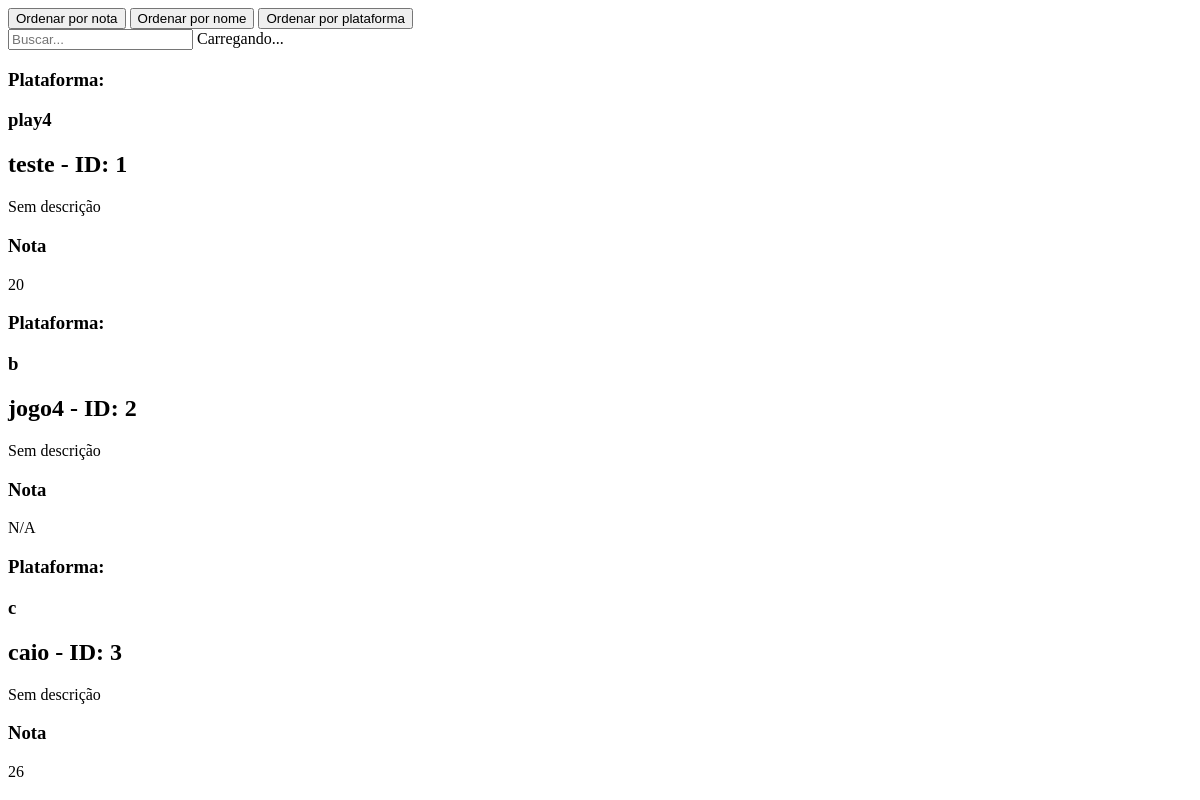
The app's page /lista, older data.
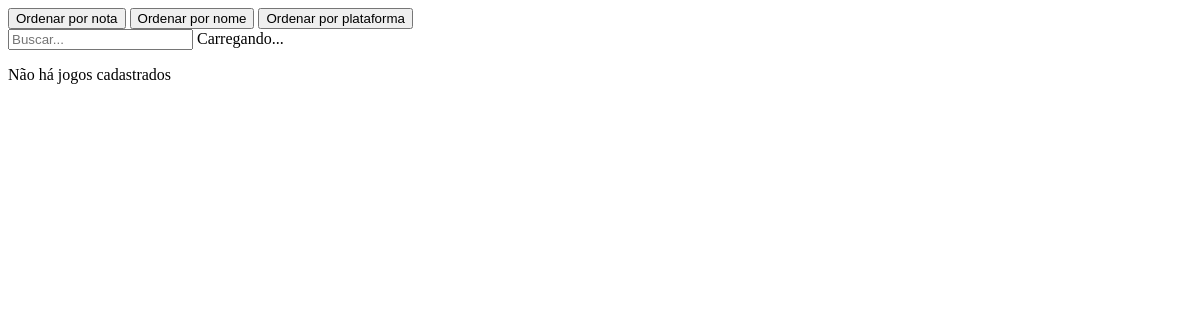
The same page, newer data.
### main.py (models this page shows)
class Jogo(SQLModel, table=True):
    id: Optional[int] = Field(default=None, primary_key=True)
    nome: str
    descricao: Optional[str] = None
    nota: Optional[int] = None
    plataforma: List["Plataforma"] = Relationship(
        back_populates="jogos",
        link_model=Disponibilidade,
    )

class Plataforma(SQLModel, table=True):
    id: Optional[int] = Field(default=None, primary_key=True)
    nome: str
    jogos: List["Jogo"] = Relationship(
        back_populates="plataforma",
        link_model=Disponibilidade,
    )

### main.py (the view)
@app.get("/lista", response_class=HTMLResponse)
def lista(request: Request, busca: str | None='', filtro: str | None=''):
    jogos = buscar_jogos(busca, filtro)
    return templates.TemplateResponse(request, "lista.html", {"jogos": jogos})

### templates/lista.html (shortened to what this page needs)
<div id="main">
  <section id="filtros" class="flex-h mt-lg">
    <button
      hx-get="/lista?filtro=nota"
      hx-target="#main"
      id="nota"
      onclick="activeFilterButton('nota')"
    >
      Ordenar por nota
    </button>
    <button
      hx-get="/lista?filtro=nome"
      hx-target="#main"
      id="nome"
      onclick="activeFilterButton('nome')"
    >
      Ordenar por nome
    </button>
    <button
      hx-get="/lista?filtro=plataforma"
      hx-target="#main"
      id="plataforma"
      onclick="activeFilterButton('plataforma')"
    >
      Ordenar por plataforma
    </button>
  </section>
  <search-box>
    <input
      type="text"
      name="busca"
      placeholder="Buscar..."
      hx-get="/lista"
      hx-trigger="input changed delay:500ms"
      hx-select="#lista"
      hx-target="#lista"
      hx-indicator="#indicator"
    />
    <span id="indicator" class="htmx-indicator">Carregando...</span>
  </search-box>
  <div id="lista">
    {% for jogo in jogos %}
    <div id="jogo-list">
      <div id="jogo-card-container" class="flex-h">
        <div id="plataforma-card-{{ jogo.plataforma.id }}" class="flex-1">
          <h3>Plataforma:</h3>
          {% for plataforma in jogo.plataforma %}
          <h3>{{ plataforma.nome }}</h3>
          {% else %}
          <p>Sem plataforma associada</p>
          {% endfor %}
        </div>
        <div id="jogo-card-{{ jogo.id }}" class="flex-3 ml-lg">
          <h2>{{ jogo.nome }} - ID: {{jogo.id}}</h2>
          <p>{{ jogo.descricao or 'Sem descrição' }}</p>
        </div>
        <div id="avg-score-{{ jogo.id }}" class="flex-1 ml-lg">
          <h3>Nota</h3>
          <p>{{ jogo.nota or 'N/A' }}</p>
        </div>
      </div>
    </div>
    {% else %}
    <p>Não há jogos cadastrados</p>
    {% endfor %}
  </div>
</div>

Row changes from the older to the newer data that the page shows:
removed Jogo: nome "teste", id "1", descricao "Sem descrição", nota "20"
removed Plataforma: nome "play4", shown under "teste"
removed Jogo: nome "jogo4", id "2", descricao "Sem descrição", nota "N/A"
removed Plataforma: nome "b", shown under "jogo4"
removed Jogo: nome "caio", id "3", descricao "Sem descrição", nota "26"
removed Plataforma: nome "c", shown under "caio"
Text that changed along with them:
text now shown: "Não há jogos cadastrados"
